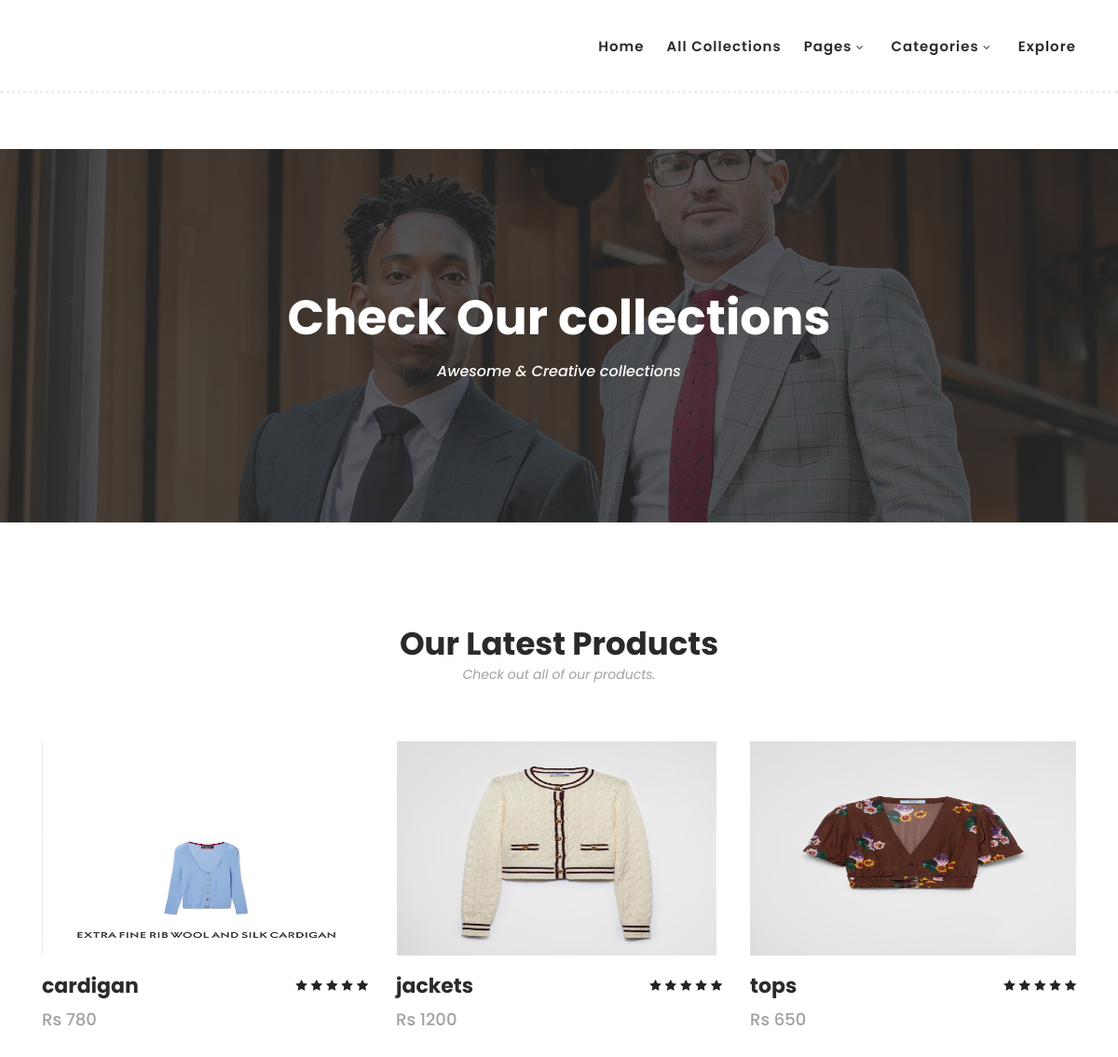
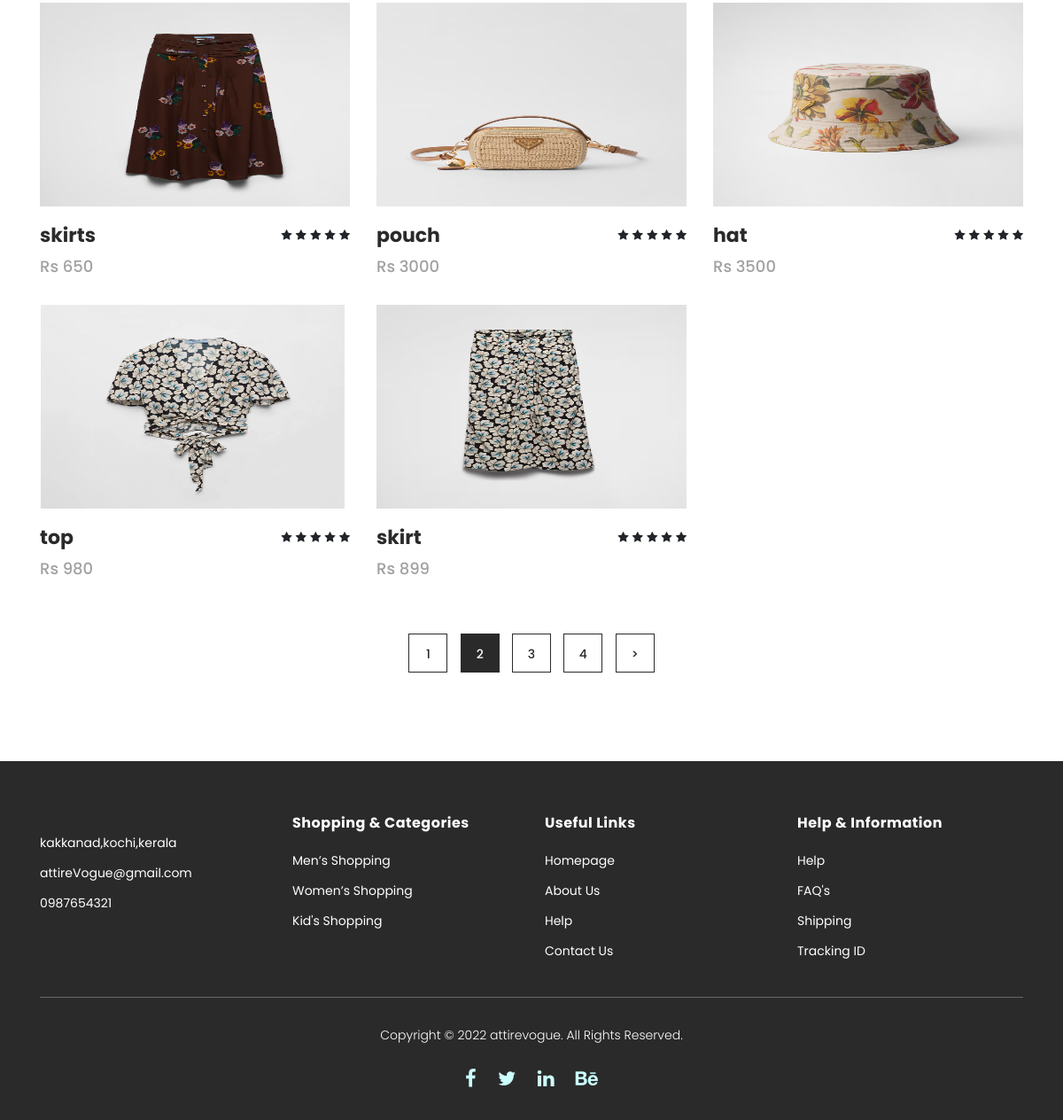
/filtered_products/women/, run on the app's committed database (2 pictures, top to bottom).
### laModa/models.py (models this page shows)
class product_db(models.Model):
    ProductName=models.CharField(max_length=100,null=True,blank=True)
    ProductCategory=models.CharField(max_length=100,null=True,blank=True)
    description=models.TextField(null=True,blank=True)
    Price=models.IntegerField(null=True,blank=True)
    ProductImage=models.ImageField(upload_to="ProductImage",null=True,blank=True)

### NewApp/views.py (the view)
# urls.py: path('filtered_products/<cat_name>/',views.filtered_products,name="filtered_products"),
def filtered_products(req,cat_name):
    cat = category_db.objects.all()
    data=product_db.objects.filter(ProductCategory=cat_name)
    return render(req,"products_filtered.html",{'data':data,'cat':cat})

### NewApp/templates/products_filtered.html (shortened to what this page needs)
<!DOCTYPE html>
{% load static %}
<html lang="en">
  <head>
    <link rel="stylesheet" type="text/css" href="{% static 'assets/css/bootstrap.min.css' %}">
    <link rel="stylesheet" type="text/css" href="{% static 'assets/css/font-awesome.css' %}">
    <link rel="stylesheet" href="{% static 'assets/css/templatemo-hexashop.css' %}">
    <link rel="stylesheet" href="{% static 'assets/css/owl-carousel.css' %}">
    <link rel="stylesheet" href="{% static 'assets/css/lightbox.css' %}">
    </head>
    <body>
    <header class="header-area header-sticky">
        <div class="container">
            <div class="row">
                <div class="col-12">
                     <nav class="main-nav">
                        <ul class="nav">
                            <li class="scroll-to-section"><a href="{% url 'Home' %}" >Home</a></li>
                            <li class="scroll-to-section"><a href="{% url 'our_products' %}">All Collections</a></li>
                            <li class="submenu">
                                <a href="javascript:;">Pages</a>
                            </li>
                            <li class="submenu">
                                <a href="">Categories</a>
                            </li>
                            <li class="scroll-to-section"><a href="#explore">Explore</a></li>
                        </ul>
                    </nav>
                </div>
            </div>
        </div>
    </header>
    <div class="page-heading" id="top">
        <div class="container">
            <div class="row">
                <div class="col-lg-12">
                    <div class="inner-content">
                        <h2>Check Our collections</h2>
                        <span>Awesome &amp; Creative collections</span>
                    </div>
                </div>
            </div>
        </div>
    </div>
    <section class="section" id="products">
        <div class="container">
            <div class="row">
                <div class="col-lg-12">
                    <div class="section-heading">
                        <h2>Our Latest Products</h2>
                        <span>Check out all of our products.</span>
                    </div>
                </div>
            </div>
        </div>
        <div class="container">
            <div class="row">
{% for i in data %}
                <div class="col-lg-4">
                    <div class="item">
                        <div class="thumb">
                            <img src="{{i.ProductImage.url}}" alt="" height="230px">
                        </div>
                        <div class="down-content">
                            <h4>{{i.ProductName}}</h4>
                            <span>Rs {{i.Price}}</span>
                            <ul class="stars">
                                <li><i class="fa fa-star"></i></li>
                                <li><i class="fa fa-star"></i></li>
                                <li><i class="fa fa-star"></i></li>
                                <li><i class="fa fa-star"></i></li>
                                <li><i class="fa fa-star"></i></li>
                            </ul>
                        </div>
                    </div>
                </div>
{% endfor %}
                <div class="col-lg-12">
                    <div class="pagination">
                        <ul>
                            <li>
                                <a href="#">1</a>
                            </li>
                            <li class="active">
                                <a href="#">2</a>
                            </li>
                            <li>
                                <a href="#">3</a>
                            </li>
                            <li>
                                <a href="#">4</a>
                            </li>
                            <li>
                                <a href="#">></a>
                            </li>
                        </ul>
                    </div>
                </div>
            </div>
        </div>
    </section>
    <footer>
        <div class="container">
            <div class="row">
                <div class="col-lg-3">
                    <div class="first-item">
                        <ul>
                            <li><a href="#">kakkanad,kochi,kerala</a></li>
                            <li><a href="#">attireVogue@gmail.com</a></li>
                            <li><a href="#">0987654321</a></li>
                        </ul>
                    </div>
                </div>
                <div class="col-lg-3">
                    <h4>Shopping &amp; Categories</h4>
                    <ul>
                        <li><a href="#">Men’s Shopping</a></li>
                        <li><a href="#">Women’s Shopping</a></li>
                        <li><a href="#">Kid's Shopping</a></li>
                    </ul>
                </div>
                <div class="col-lg-3">
                    <h4>Useful Links</h4>
                    <ul>
                        <li><a href="{% url 'Home' %}">Homepage</a></li>
                        <li><a href="{% url 'About' %}">About Us</a></li>
                        <li><a href="#">Help</a></li>
                        <li><a href="{% url 'Contact' %}">Contact Us</a></li>
                    </ul>
                </div>
                <div class="col-lg-3">
                    <h4>Help &amp; Information</h4>
                    <ul>
                        <li><a href="#">Help</a></li>
                        <li><a href="#">FAQ's</a></li>
                        <li><a href="#">Shipping</a></li>
                        <li><a href="#">Tracking ID</a></li>
                    </ul>
                </div>
                <div class="col-lg-12">
                    <div class="under-footer">
                        <p>Copyright © 2022 attirevogue. All Rights Reserved.
                        <ul>
                            <li><a href="#"><i class="fa fa-facebook"></i></a></li>
                            <li><a href="#"><i class="fa fa-twitter"></i></a></li>
                            <li><a href="#"><i class="fa fa-linkedin"></i></a></li>
                            <li><a href="#"><i class="fa fa-behance"></i></a></li>
                        </ul>
                    </div>
                </div>
            </div>
        </div>
    </footer>
  </body>
</html>

### data on the page
product_db: ProductImage (picture), ProductName "cardigan", Price "780"
product_db: ProductImage (picture), ProductName "jackets", Price "1200"
product_db: ProductImage (picture), ProductName "tops", Price "650"
product_db: ProductImage (picture), ProductName "skirts", Price "650"
product_db: ProductImage (picture), ProductName "pouch", Price "3000"
product_db: ProductImage (picture), ProductName "hat", Price "3500"
product_db: ProductImage (picture), ProductName "top", Price "980"
product_db: ProductImage (picture), ProductName "skirt", Price "899"
